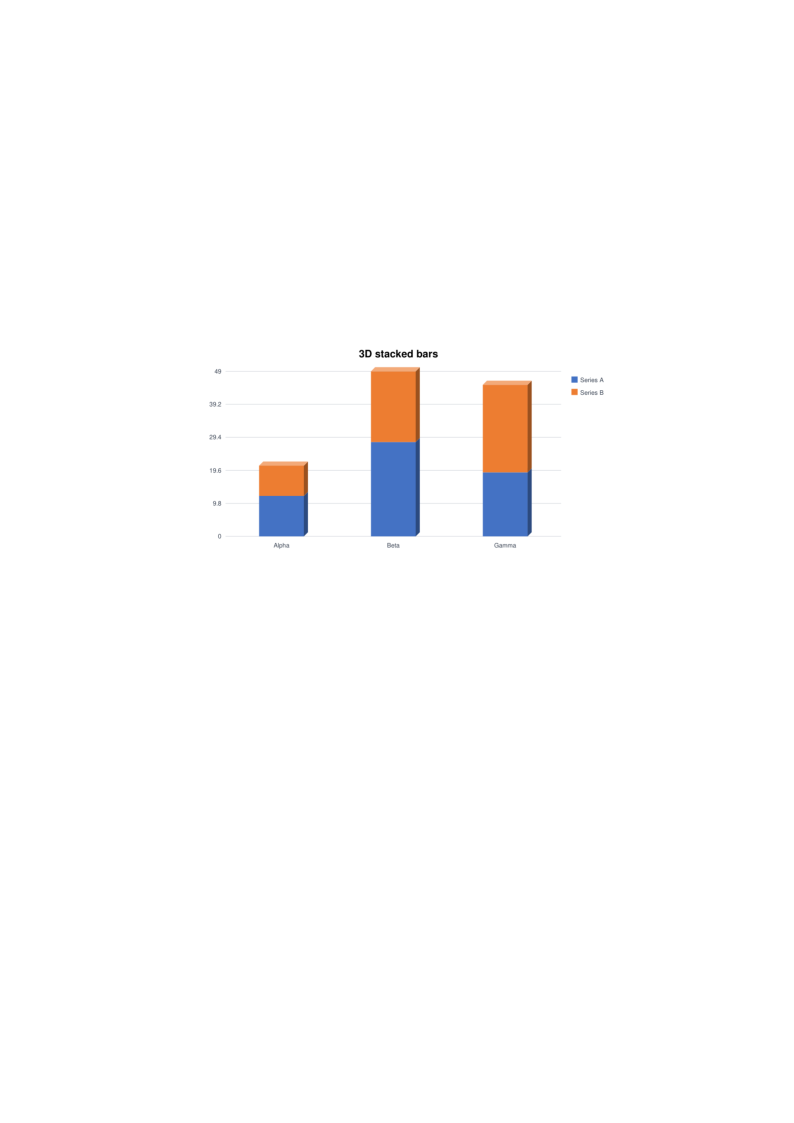
#> input picture tests/corpus/visual/charts/bar-3d-stacked.png, 794 x 1123 px
$ python -i layout.py   (imports and definitions only)
#> lines starting #> are read from the running program, lines starting #| are printed output that depends on the picture
import importlib.util
from dataclasses import dataclass
from enum import Enum
from pathlib import Path
from typing import List

from textalchemy.core.exceptions import RecognizeError


class RegionType(Enum):
    TEXT = "text"
    TABLE = "table"
    IMAGE = "image"
    HEADING = "heading"
    HEADER = "header"
    FOOTER = "footer"
    PAGE_NUMBER = "page_number"
    UNKNOWN = "unknown"


@dataclass
class LayoutRegion:
    x: int
    y: int
    width: int
    height: int
    type: RegionType = RegionType.UNKNOWN
    confidence: float = 0.0
    text: str = ""


class LayoutAnalyzer:
    def __init__(self):
        self._available = False
        self._pil_available = importlib.util.find_spec("PIL") is not None

    @property
    def is_available(self) -> bool:
        return self._pil_available

    def analyze(self, image_path: str | Path) -> List[LayoutRegion]:
        image_path = Path(image_path)
        if not image_path.exists():
            raise RecognizeError(f"Image not found: {image_path}")

        if not self._pil_available:
            return []

        from PIL import Image
        with Image.open(image_path) as img:
#> img is the input picture: PIL image 794x1123 RGB; mean R, G, B 252.5, 251.8, 251.9
            width, height = img.size
#> width = 794; height = 1123
            return self._analyze_basic(img, width, height)

    def _analyze_basic(self, img, width: int, height: int) -> List[LayoutRegion]:
#> called with width = 794, height = 1123
        try:
            import numpy as np
            from PIL import ImageFilter

            gray = img.convert("L")
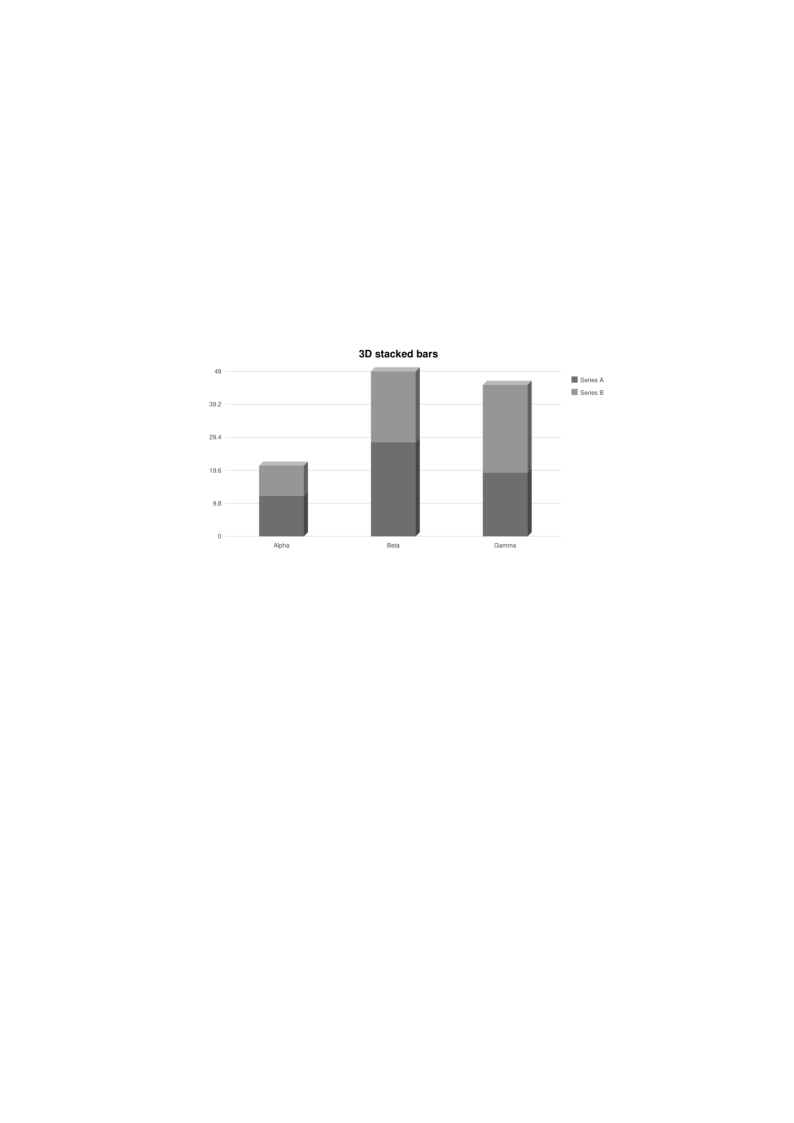
#> gray: PIL image 794x1123 L; min 4, max 255, mean 252.1
            edges = gray.filter(ImageFilter.FIND_EDGES)
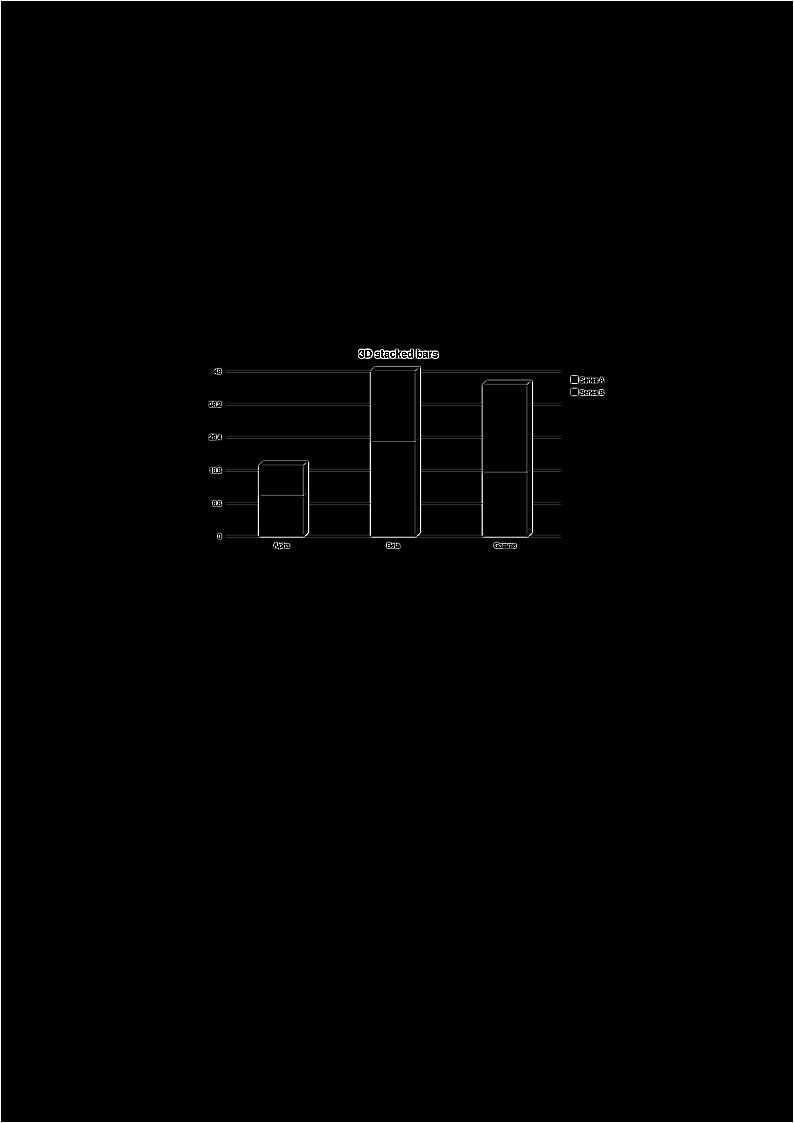
#> edges: PIL image 794x1123 L; min 0, max 255, mean 1.8
            edge_arr = np.array(edges)
            edge_density = float(np.mean(edge_arr > 128))
#> edge_density = 0.00625
            has_table = bool(0.15 < edge_density < 0.4)
#> has_table = False

            # Колонтитулы: считаем заполненность (dark pixels) в верхней/нижней полосах.
            margin = int(width * 0.08)
#> margin = 63
            header_h = int(height * 0.08)
#> header_h = 89
            footer_h = int(height * 0.08)
#> footer_h = 89
            top_band = np.array(gray.crop((0, 0, width, header_h)))
#> top_band: shape (89, 794); every value is 255
            bot_band = np.array(gray.crop((0, height - footer_h, width, height)))
            ink_top = float(np.mean(top_band < 200))
#> ink_top = 0
            ink_bot = float(np.mean(bot_band < 200))
#> ink_bot = 0
            has_header = ink_top > 0.02
#> has_header = False
            has_footer = ink_bot > 0.02
#> has_footer = False
        except ImportError:
            has_table = False
            has_header = has_footer = False
            margin = int(width * 0.08)
            header_h = int(height * 0.08)
            footer_h = int(height * 0.08)

        regions: List[LayoutRegion] = []

        body_top = header_h if has_header else 0
#> body_top = 0
        body_bottom = (height - footer_h) if has_footer else height
#> body_bottom = 1123
        body_height = max(1, body_bottom - body_top)
#> body_height = 1123

        if has_header:
            regions.append(LayoutRegion(0, 0, width, header_h, RegionType.HEADER,
                                        round(min(1.0, ink_top * 10), 2)))
        if has_footer:
            regions.append(LayoutRegion(0, height - footer_h, width, footer_h,
                                        RegionType.FOOTER, round(min(1.0, ink_bot * 10), 2)))

        # Широкие страницы (альбомные) — делим body на две колонки.
        is_wide = width > height * 1.15
#> is_wide = False

        if has_table:
            table_top = body_top + int(body_height * 0.1)
            table_height = int(body_height * 0.3)
            regions.append(LayoutRegion(
                margin, table_top, width - 2 * margin, table_height,
                RegionType.TABLE, 0.4,
            ))
            text_top = table_top + table_height
            text_bottom = body_bottom
        else:
            text_top = body_top
#> text_top = 0
            text_bottom = body_bottom
#> text_bottom = 1123

        if is_wide:
            col_w = (width - 3 * margin) // 2
            regions.append(LayoutRegion(
                margin, text_top, col_w, text_bottom - text_top, RegionType.TEXT, 0.5,
            ))
            regions.append(LayoutRegion(
                margin * 2 + col_w, text_top, col_w, text_bottom - text_top,
                RegionType.TEXT, 0.5,
            ))
        else:
            regions.append(LayoutRegion(
                margin, text_top, width - 2 * margin, text_bottom - text_top,
                RegionType.TEXT, 0.5,
            ))

        # Номер страницы — в правом нижнем углу, если есть футер.
        if has_footer:
            regions.append(LayoutRegion(
                width - margin, height - footer_h, margin // 2, footer_h,
                RegionType.PAGE_NUMBER, 0.3,
            ))

        return regions

>>> result = LayoutAnalyzer().analyze('../../../tests/corpus/visual/charts/bar-3d-stacked.png')
#> result = 1 item
